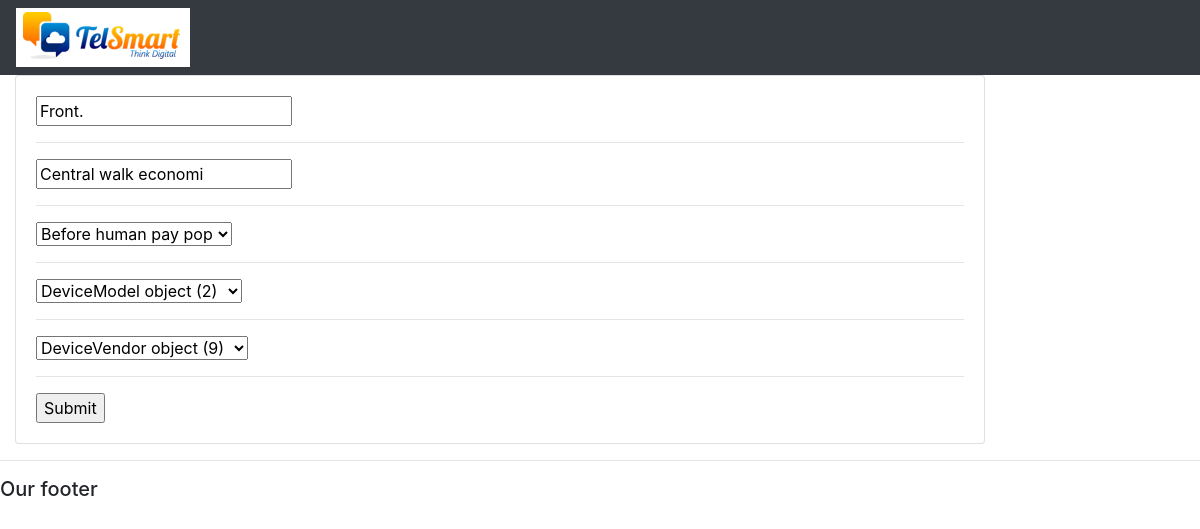
The app's page /edit_device/3/ with its own data.
### products/models.py (models this page shows, shortened)
class Device(models.Model):
    mac = models.CharField(max_length=10, unique=True)
    description = models.CharField(max_length=20, null=True, blank=True)
    cfg_last_update = models.DateTimeField(auto_now_add=True, null=True)
    customer = models.ForeignKey(Customer,  null=True, on_delete=models.SET_NULL)
    device_model = models.ForeignKey(DeviceModel,  null=True, on_delete=models.SET_NULL)
    vendor = models.ForeignKey(DeviceVendor,  null=True, on_delete=models.SET_NULL)

### products/views.py (the view)
# urls.py: path('edit_device/<str:pk>/', editDevice, name="edit_device"),
def editDevice(request, pk):
    device = Device.objects.get(id=pk)
    form = DeviceForm(instance=device)
    device.cfg_last_update = datetime.now()
    device.save()
    if request.method == 'POST':
        form = DeviceForm(request.POST, instance=device)
        if form.is_valid():
            form.save()
            return redirect('admin_device', pk)
    context = {'form':form}
    return render(request, 'device_form.html', context)

### products/forms.py
class DeviceForm(ModelForm):
	class Meta:
		model = Device
		fields = '__all__'

### products/models.py (called while the page is built)
    def __unicode__(self):
        return self.description

### templates/device_form.html (shortened to what this page needs)
{%  extends 'base.html' %}
{% load static %}
{% block content %}
<div class="row">
	<div class="col-md-10">
		<div class="card card-body">
			<form action="" method="POST">
				{% for field in form %}
					{{field}}
					<hr>
				{% endfor %}
				<input type="submit" name="Submit">
			</form>
		</div>
	</div>
</div>
{% endblock %}

### records on screen
Device: form "Front." "Central walk economi" "Before human pay pop" "DeviceModel object (2)" "DeviceVendor object (9)"
